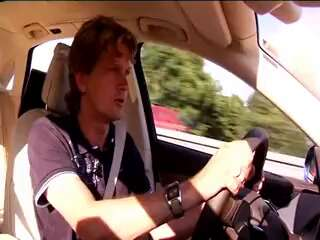
#> input picture General/ImageProcessing/vidout/video0_000.jpg, 320 x 240 px; its folder holds 4 pictures in this run
$ python montage01.py   (older library calls are emulated)
#> lines starting #> are read from the running program, lines starting #| are printed output that depends on the picture
# -*- coding: utf-8 -*-
"""
Created on Fri Nov  5 21:47:55 2021

Ref
https://note.nkmk.me/en/python-skimage-util-montage/
https://www.pyimagesearch.com/2017/05/29/montages-with-opencv/
"""

# import numpy as np

import skimage.util
import skimage.io

import glob
import os

# print(os.getcwd())

image_list = []

for filename in glob.glob('D:/vidout/*'):
	# print(filename)
	img = skimage.io.imread(filename)
#> img is the input picture: shape (240, 320, 3); mean R, G, B 137.5, 109.4, 98.2
	image_list.append(img)


# a = skimage.io.imread('video0_000.jpg')

m = skimage.util.montage(image_list, multichannel=True)
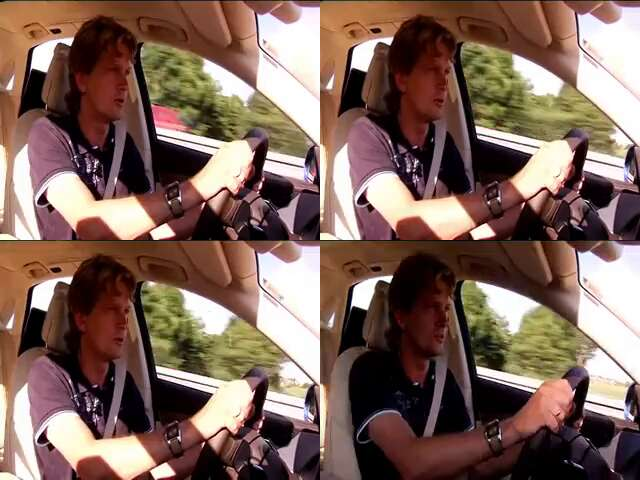
#> m: shape (480, 640, 3); mean R, G, B 127.5, 102.2, 91.7
skimage.io.imsave('output2.jpg',m)
# [19 lines of commented-out code are left out]
